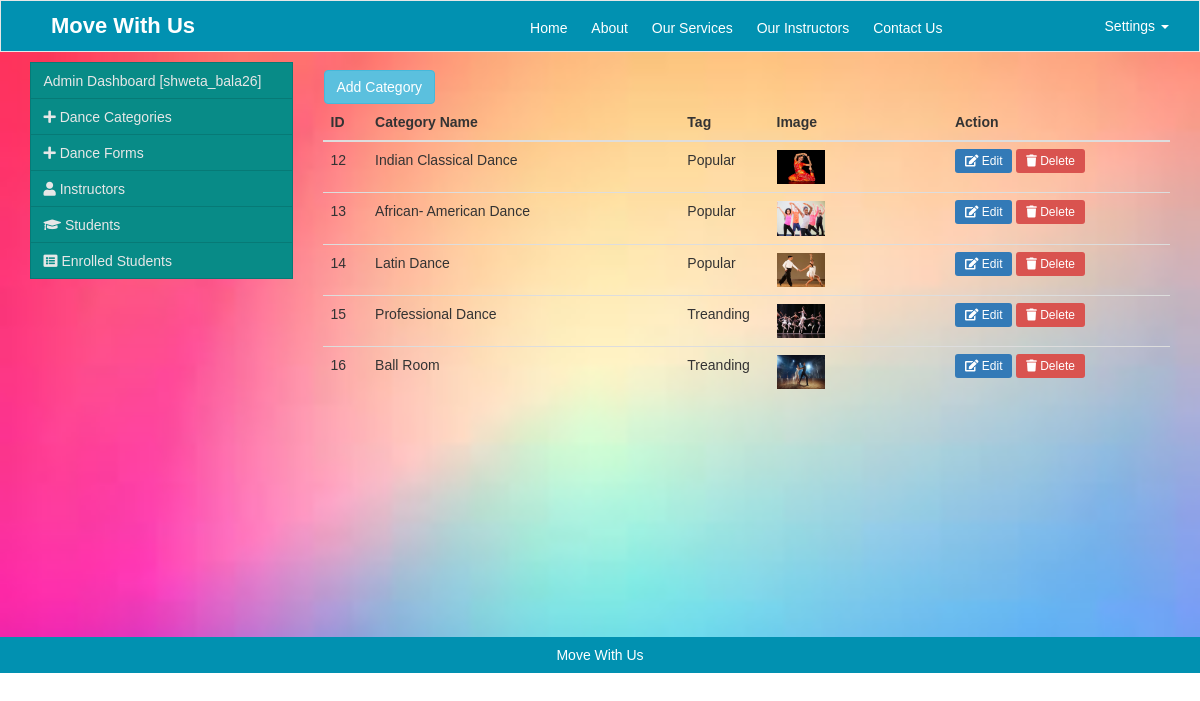
The page /danceCategories.php (signed in) on the database its author committed.
### tables this page shows
CREATE TABLE `tbl_dance_categories` (
  `category_id` int(200) NOT NULL,
  `category_name` varchar(200) NOT NULL,
  `category_image` varchar(200) NOT NULL,
  `tag_name` varchar(100) NOT NULL
);

### danceCategories.php (the view, shortened to what this page needs)
<?php include('config/db.php');?>
<?php include('inc/header.php');?>
<div class="hero" style="background: url('assets/img/47.jpeg') no-repeat; background-size: cover;">
	<div class="container">
		<div class="col-md-3">
		    <?php include('sidebar/adminSidebar.php');?>
		</div>
		<div class="col-md-9" style="">
			<div class="row" style="margin-left: 1px;margin-top: 18px;">
				<a href="" class="btn btn-info" data-toggle="modal" data-target="#exampleModal">Add Category</a>
			</div>
			<table class="table table-dark">
			  <thead>
			    <tr>
			      <th scope="col">ID</th>
			      <th scope="col">Category Name</th>
			      <th scope="col">Tag</th>
			      <th scope="col">Image</th>
			      <th scope="col">Action</th>
			    </tr>
			  </thead>
			  <tbody>
			      <?php
			$sql = "SELECT * FROM tbl_dance_categories";
			$getCategories = mysqli_query($conn, $sql);
		     if(mysqli_num_rows($getCategories) > 0){
		        while($row = mysqli_fetch_assoc($getCategories)){
		        ?>
		        	<tr>
		        		<td style="width: 5%;font-size: 14px;"><?php echo $row['category_id'];?></td>
		        		<td style="width: 35%;font-size: 14px;"><?php echo $row['category_name'];?></td>
		        		<td style="width: 10%;font-size: 14px;"><?php echo $row['tag_name'];?></td>
		        		<td style="width: 20%;font-size: 14px;" class="image">
		        			<img src=<?php echo $row['category_image'];?> style="width: 30%;" alt="Dance">
						</td>
						<td style="width: 25%;" class="actions">
		        			<a href="" class="btn-sm btn-primary editCategory" data-val=<?php echo $row['category_id'];?> data-toggle="modal" data-target="#editCategory"><i class="fa fa-edit"></i> Edit</a>
		        			<a href="" class="btn-sm btn-danger deleteCategory" data-val=<?php echo $row['category_id'];?>><i class="fa fa-trash"></i> Delete</a>
		        		</td>
		        	</tr>
				<?php }
			}
			else{
				?>
				<tr>
					<td>No categories added yet!</td>
				</tr>
				<?php
			}
		?>
			  </tbody>
			</table>
		</div>
	</div><br><br><br><br><br><br><br><br><br><br>
<?php include('inc/footer.php');?>
</div>

### assets/css/style.css (style rules this page uses)
* { font-family: 'Rubik', sans-serif; margin:0; padding:0; box-sizing: border-box; outline: none; border:none; }
.container { width: 100% !important; }

### rows shown on the page
tbl_dance_categories: category_id "12", category_name "Indian Classical Dance", tag_name "Popular", category_image (picture)
tbl_dance_categories: category_id "13", category_name "African- American Dance", tag_name "Popular", category_image (picture)
tbl_dance_categories: category_id "14", category_name "Latin Dance", tag_name "Popular", category_image (picture)
tbl_dance_categories: category_id "15", category_name "Professional Dance", tag_name "Treanding", category_image (picture)
tbl_dance_categories: category_id "16", category_name "Ball Room", tag_name "Treanding", category_image (picture)

### other values the page prints
$_SESSION['username'] "shweta_bala26"
